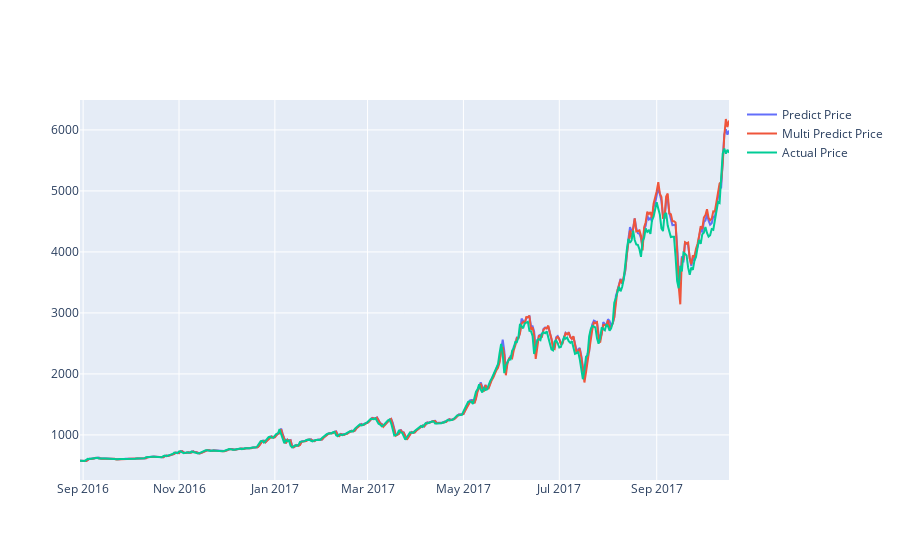

Notebook cell for this chart:
### Markdown cell above
#### Second Model

### Code cell
actual_pred_chart = go.Scatter(x=predictDates, y=inv_y, name= 'Actual Price')
multi_predict_pred_chart = go.Scatter(x=predictDates, y=inv_yPred, name= 'Multi Predict Price')
predict_pred_chart = go.Scatter(x=predictDates, y=yPred_reshape, name= 'Predict Price')
py.iplot([predict_pred_chart, multi_predict_pred_chart, actual_pred_chart])

### Figure 1 — Plotly figure (JSON) as saved in the notebook; plotly's stock layout.template omitted (floating-point values rounded to 4 significant figures; data arrays with more than 128 entries replaced by an {"elided": "..."} marker saying what was removed)
{"data": [{"name": "Predict Price", "type": "scatter", "x": {"elided": "414 str values"}, "y": {"elided": "414 float values"}}, {"name": "Multi Predict Price", "type": "scatter", "x": {"elided": "414 str values"}, "y": {"elided": "414 float values"}}, {"name": "Actual Price", "type": "scatter", "x": {"elided": "414 str values"}, "y": {"elided": "414 float values"}}], "layout": {"autosize": true, "xaxis": {"autorange": true, "range": ["2016-08-30", "2017-10-17"], "type": "date"}, "yaxis": {"autorange": true, "range": [260.7, 6490.0], "type": "linear"}}}
